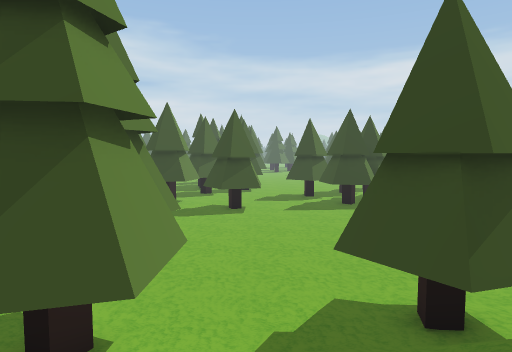
view 1 (above)

24 first-person views from a walk through a scene from a Unity 3-D project. The camera is 1.3 m above the floor, tilts 4° down and sees 75° across. The floor is counted in squares, 1 m on a side. Each view is taken from the middle of a square. On the plan, view 1 faces up. The plan holds only what a view shows up to about 14 squares ahead; the rest is blank. The place goes on beyond the plan. The player is left out. Some surface patterns are stand-ins.

view 2
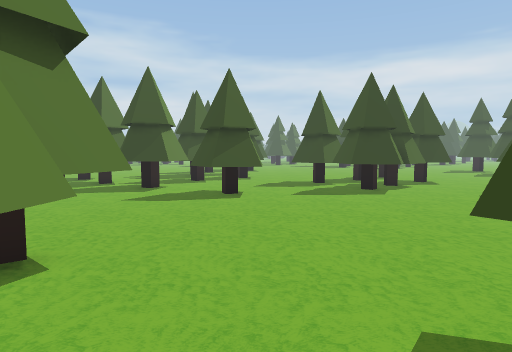

view 3
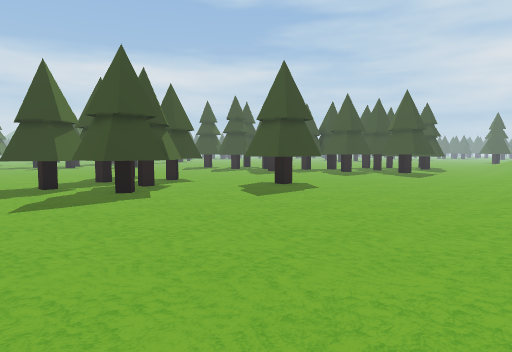

view 4
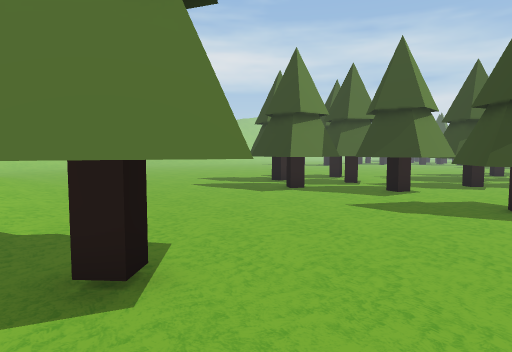

view 5
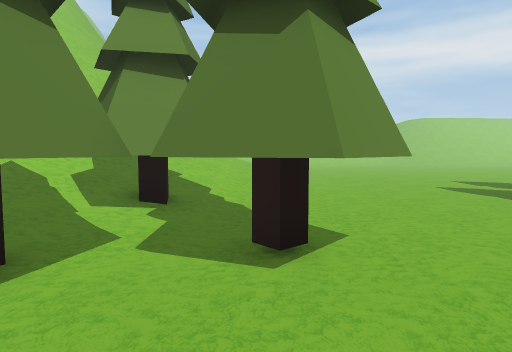

view 6
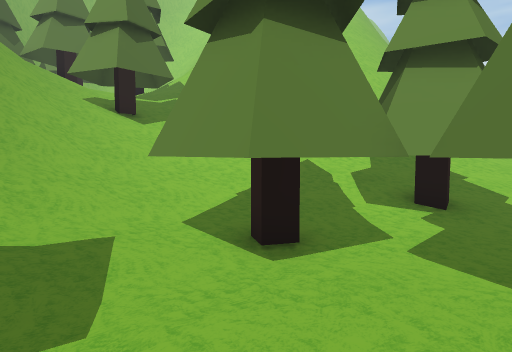

view 7
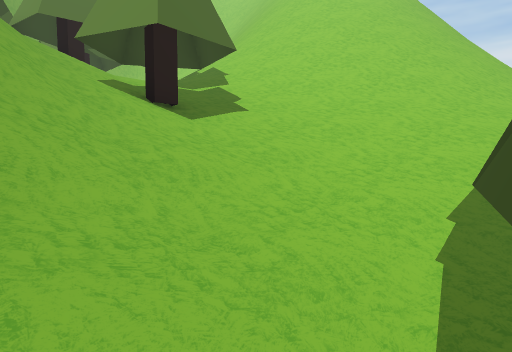

view 8
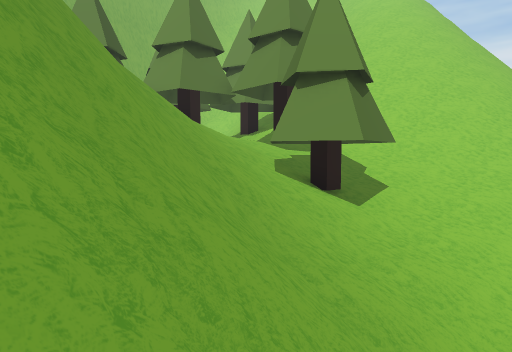

view 9
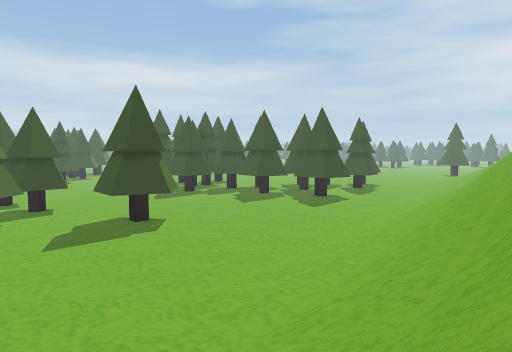

view 10
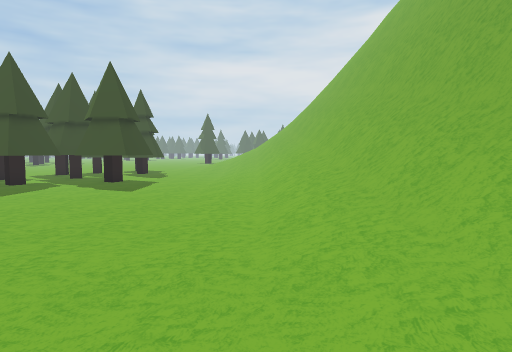

view 11
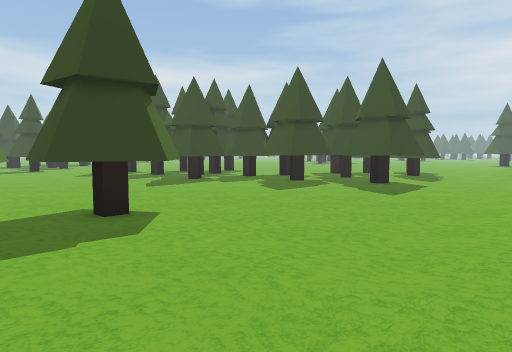

view 12
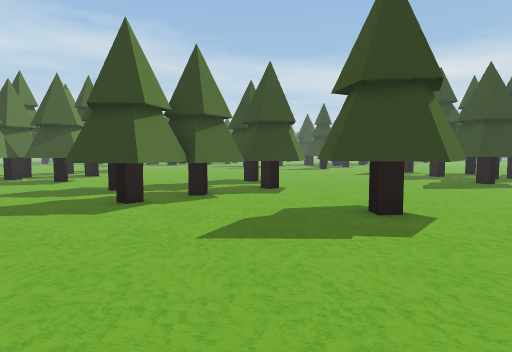

view 13
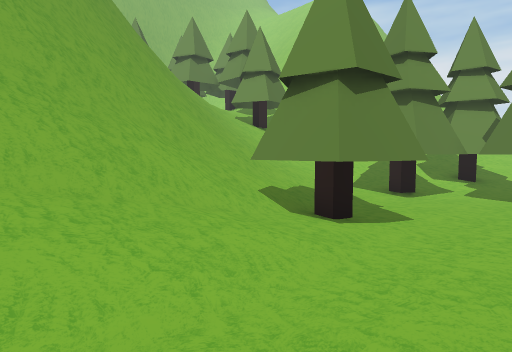

view 14
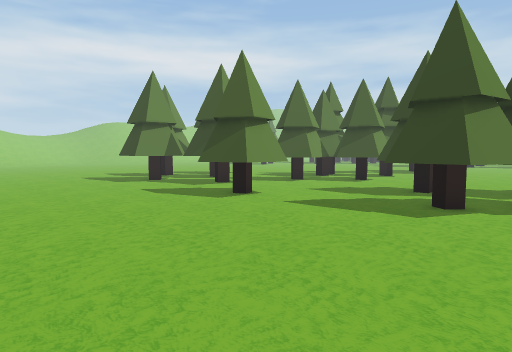

view 15
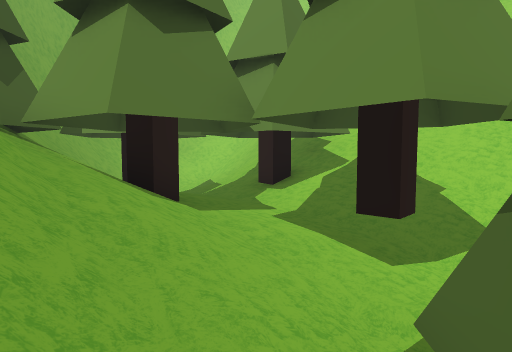

view 16
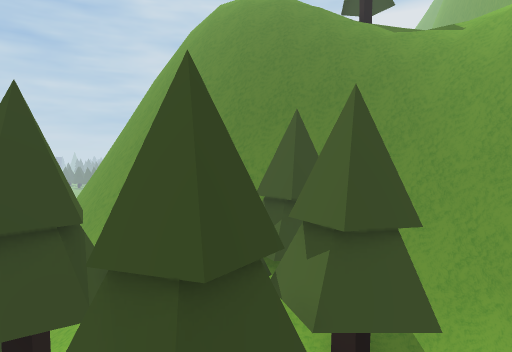

view 17
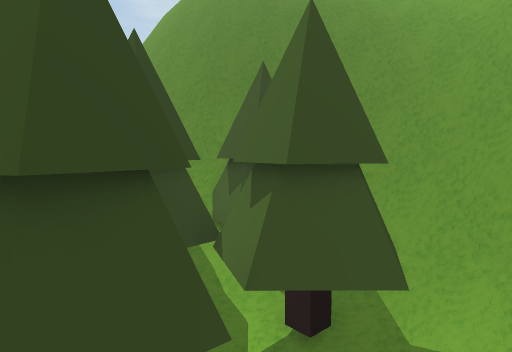

view 18
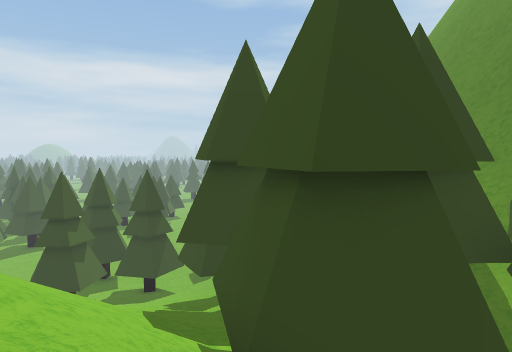

view 19
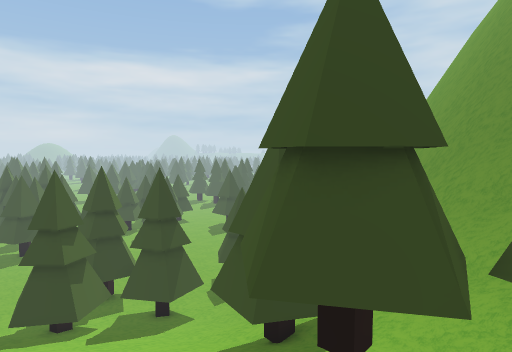

view 20
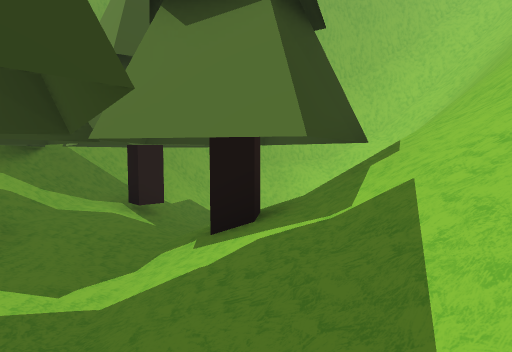

view 21
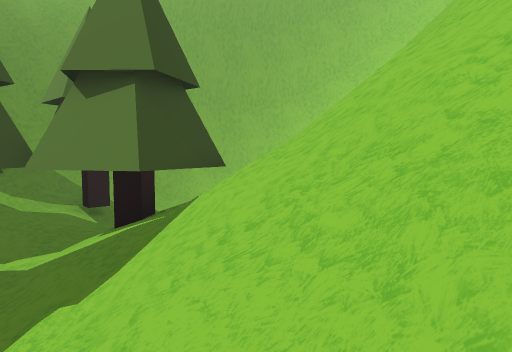

view 22
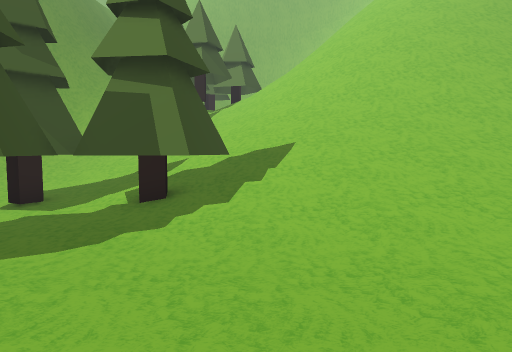

view 23
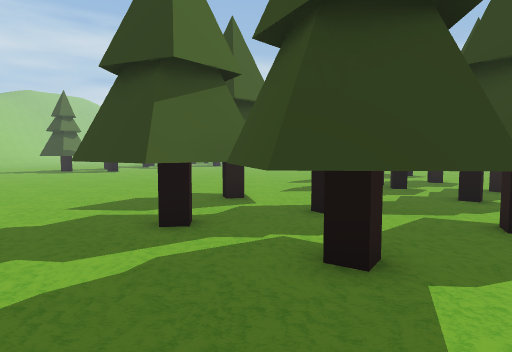

view 24
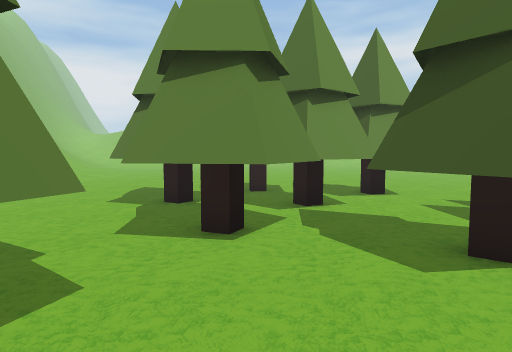

### Floor plan
Key: @ floor where view 1 was taken; # wall or solid block; . main floor; : floor 0.5 m higher than the main floor; + floor 3.25 m higher than the main floor; * floor 3.75 m higher than the main floor; / step, stairs or slope; = window, fence, low wall or low ledge; v drop or lower ground; T tree.
Columns run from 13 left of view 1 to 21 right of it. Each row starts with its distance up from view 1.
 22 .. ##T..   TTT.        ...    ##
 21 .. TTTT. T#T...        T.. ...TT
 20 ..   TTT.TTT...T#T  TTTT.. ....
 19 .    ##TTT.....TTT T TT........
 18 .T##TTT #TT.....T  #TT.......... ##
 17 ..TTT  T#TT.T...TT#TT... .......TTT
 16 ....T#TTTT. TT...TTT...T  ........T
 15 ....TTT....T#T....T....T#T........T
 14 ............TT.........TTT........T
 13 ..................................T
 12 ...................................
 11 ...................................
 10 ...................................
  9 ..........T.......................:
  8 :::.....T #T.................//////
  7 /:/:/:..T##T............://////////
  6 //////TTTTT....TT.../////////////==
  5 //////T#TTTTT.TT#T////////////////=
  4 //////TTTT##T..TTT////=============
  3 ///////T/:TTT:/T//////   ##########
  2 //////////T//////====
  1 /////////////////####
  0 /////////////@/===##
 -1 ///////////////=###
 -2 /////////TT//==###
 -3 ////////T#TT/####
 -4 ////////TTTT//##    vv
 -5 ////////+////=##   vvv
 -6  /////TT#T////##   vv
 -7  //////TTTT//###  vvv
 -8  ////TTTTTTT/=##  vv
 -9  / //T##T#TT/=## vv
-10  ////TTTTTTTT=## v
-11  /////TTTTTTT ##vv
-12  =  ///T#TTT  #vvv
-13 #= /// /TT/   #vvv
-14 #=//// *///### vv/
-15 #= ///**///=##vv//
-16 #=//////===##vv///

Positions as (right, up) in squares from view 1, and headings:
1: (0, 0), facing up
2: (0, 3), facing up
3: (0, 6), facing up-right
4: (0, 6), facing up-left
5: (1, 7), facing left
6: (1, 7), facing down-left
7: (0, 3), facing down-left
8: (3, 1), facing down-left
9: (5, 3), facing up-right
10: (7, 8), facing right
11: (8, 8), facing up-right
12: (8, 8), facing up
13: (8, 8), facing down-left
14: (7, 8), facing up-left
15: (-1, -4), facing down-left
16: (-11, -10), facing right
17: (-10, -11), facing right
18: (-10, -11), facing up-right
19: (-9, -8), facing up-right
20: (-7, -5), facing down
21: (-9, -3), facing down
22: (-8, 12), facing down
23: (-9, 12), facing up
24: (1, 18), facing left
